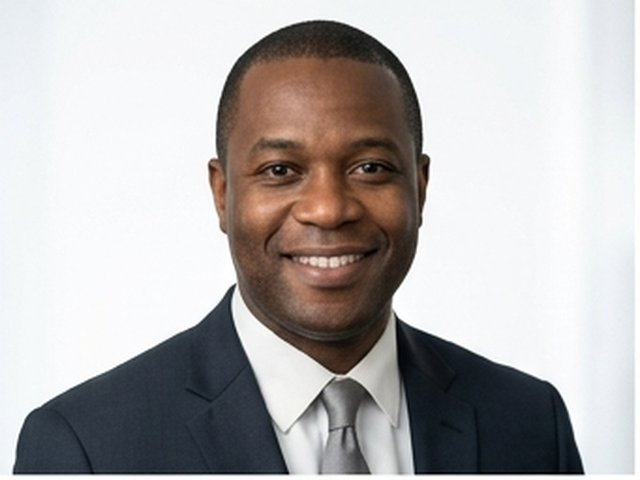
#> input picture load_tests/face_samples/face_01.jpg, 640 x 480 px; its folder holds only this picture in this run
$ python -i video_gen.py   (imports and definitions only)
#> lines starting #> are read from the running program, lines starting #| are printed output that depends on the picture
"""
load_tests/video_gen.py
Stream a static JPEG face image as a LiveKit video track throughout the interview.

- Picks a face deterministically from load_tests/face_samples/ using interview_id % N
- Pushes ARGB frames at ~15 fps so LiveKit sees a valid video track
- Engine's face-detection and video analysis hooks will see a real face
"""
import asyncio, os, logging
from pathlib import Path
from typing import Optional

logger = logging.getLogger("video_gen")

FACE_SAMPLES_DIR = Path(__file__).parent / "face_samples"
TARGET_W = 640
TARGET_H = 480
FPS      = 15   # frames per second — enough for a webcam sim


def pick_face_path(interview_id: int) -> Optional[Path]:
    """Deterministically pick a face image based on interview_id."""
    faces = sorted(FACE_SAMPLES_DIR.glob("*.jpg")) + sorted(FACE_SAMPLES_DIR.glob("*.png"))
    if not faces:
        return None
    return faces[interview_id % len(faces)]


def _jpeg_to_argb(path: Path, width: int = TARGET_W, height: int = TARGET_H) -> bytes:
    """Load JPEG → resize → return raw ARGB bytes (4 bytes per pixel, alpha=255)."""
#> called with path = 'face_samples/face_01.jpg', width = 640, height = 480
    from PIL import Image
    img = Image.open(path).convert("RGBA").resize((width, height), Image.LANCZOS)
    # LiveKit expects ARGB (not RGBA) — swap R and B channels
    r, g, b, a = img.split()
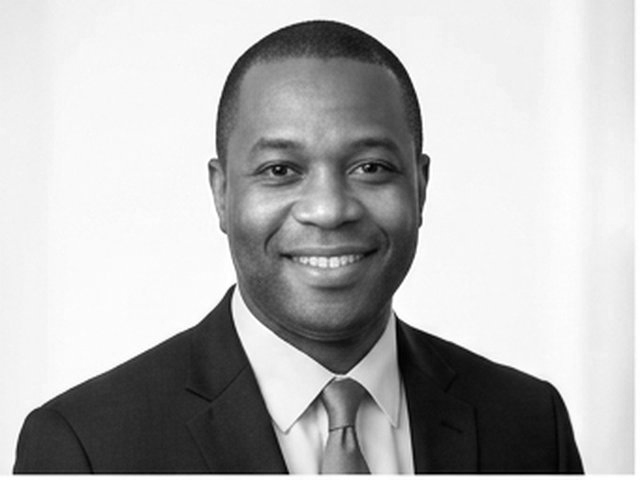
#> r: PIL image 640x480 L; min 0, max 255, mean 181.7
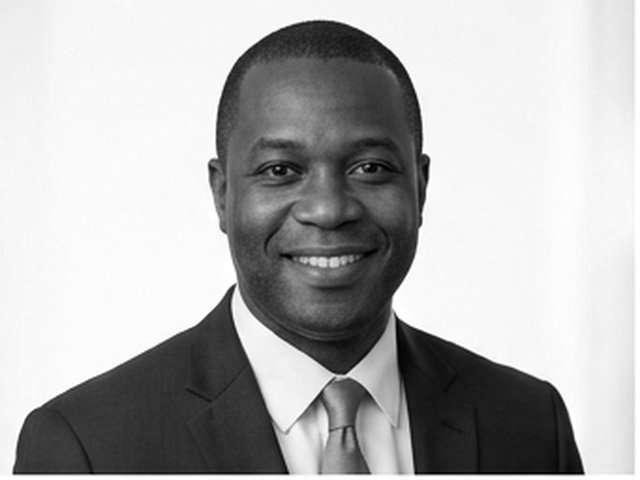
#> g: PIL image 640x480 L; min 0, max 255, mean 178.5
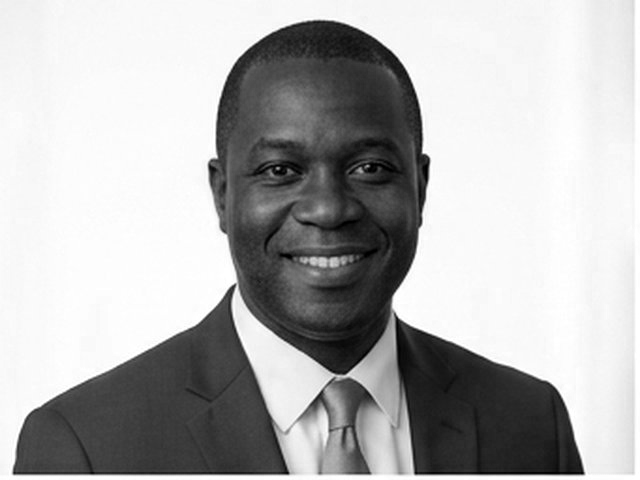
#> b: PIL image 640x480 L; min 0, max 255, mean 178.2
#> a: PIL image 640x480 L; every value is 255
    argb_img = Image.merge("RGBA", (a, r, g, b))
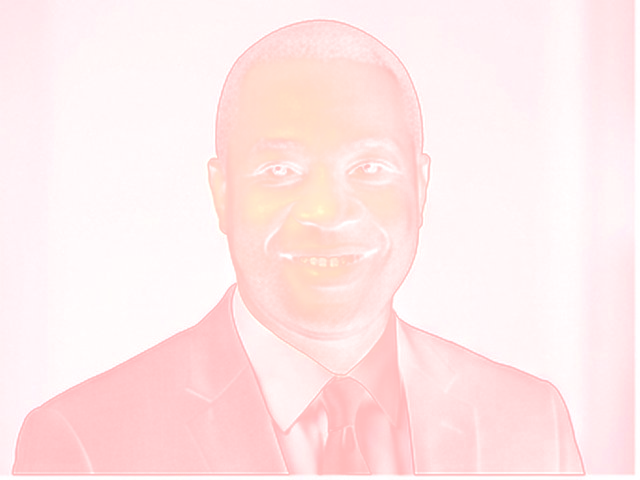
#> argb_img: PIL image 640x480 RGBA; mean R, G, B, A 255, 181.7, 178.5, 178.2; transparent parts drawn white
    return argb_img.tobytes()


# [45 lines not run here, left out]

>>> result = _jpeg_to_argb('face_samples/face_01.jpg')

$ run again, on load_tests/face_samples/face_02.jpg
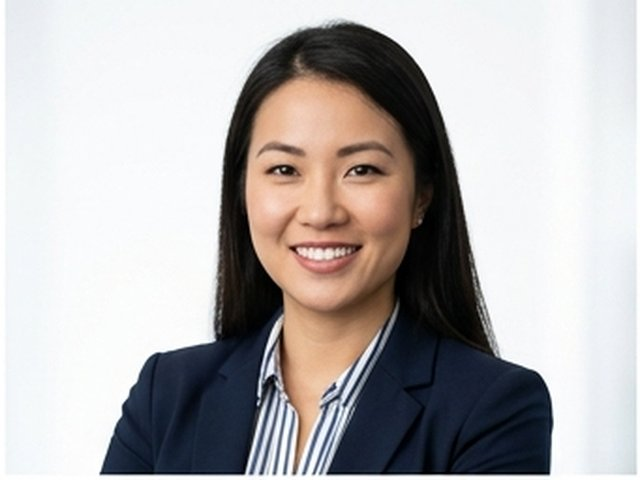
#> input picture load_tests/face_samples/face_02.jpg, 640 x 480 px
#> in _jpeg_to_argb, `r, g, b, a = img.split()`:
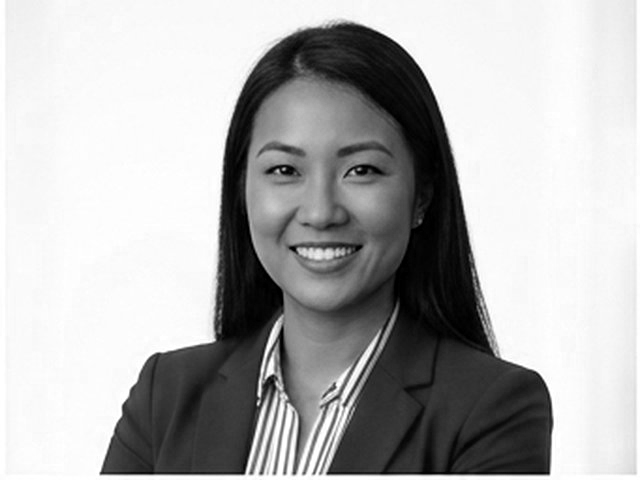
#> b: PIL image 640x480 L; min 0, max 255, mean 176.9
#> a: PIL image 640x480 L; every value is 255
#> in _jpeg_to_argb, `argb_img = Image.merge("RGBA", (a, r, g, b))`:
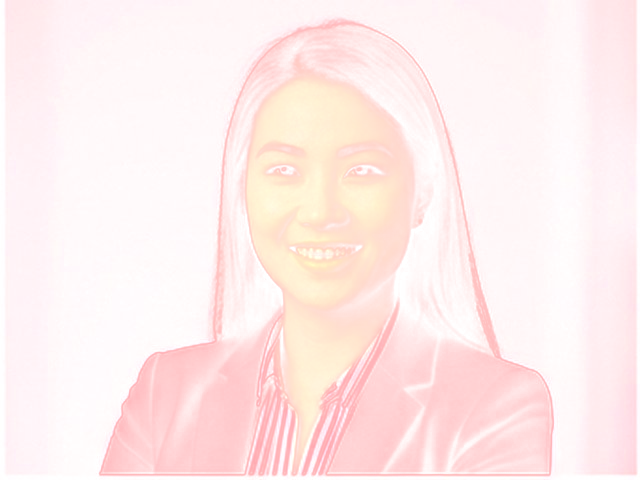
#> argb_img: PIL image 640x480 RGBA; mean R, G, B, A 255, 180.5, 177, 176.9; transparent parts drawn white
